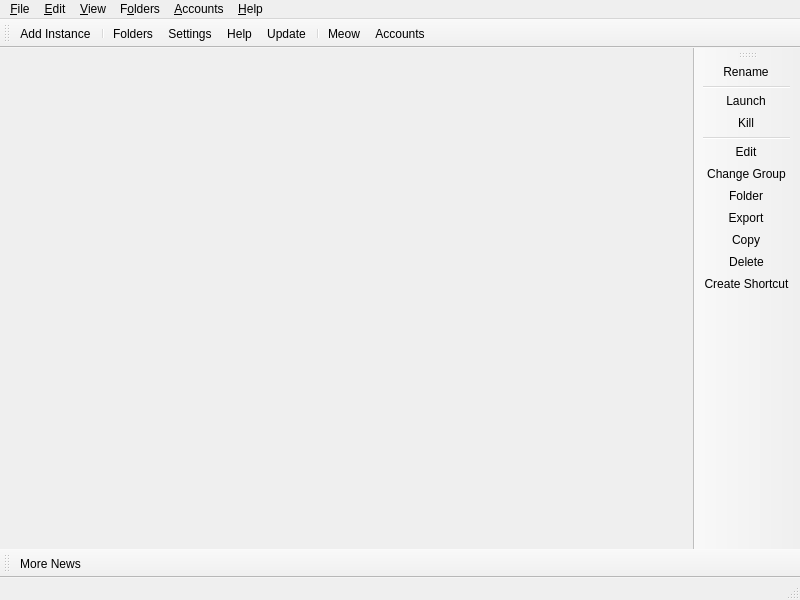
<?xml version="1.0" encoding="UTF-8"?>
<ui version="4.0">
 <class>MainWindow</class>
 <widget class="QMainWindow" name="MainWindow">
  <property name="geometry">
   <rect>
    <x>0</x>
    <y>0</y>
    <width>800</width>
    <height>600</height>
   </rect>
  </property>
  <widget class="QWidget" name="centralWidget">
   <layout class="QHBoxLayout" name="horizontalLayout">
    <property name="spacing">
     <number>0</number>
    </property>
    <property name="leftMargin">
     <number>0</number>
    </property>
    <property name="topMargin">
     <number>0</number>
    </property>
    <property name="rightMargin">
     <number>0</number>
    </property>
    <property name="bottomMargin">
     <number>0</number>
    </property>
   </layout>
  </widget>
  <widget class="QStatusBar" name="statusBar"/>
  <widget class="QToolBar" name="mainToolBar">
   <property name="windowTitle">
    <string>Main Toolbar</string>
   </property>
   <property name="allowedAreas">
    <set>Qt::ToolBarArea::BottomToolBarArea|Qt::ToolBarArea::TopToolBarArea</set>
   </property>
   <property name="toolButtonStyle">
    <enum>Qt::ToolButtonStyle::ToolButtonTextBesideIcon</enum>
   </property>
   <property name="floatable">
    <bool>false</bool>
   </property>
   <attribute name="toolBarArea">
    <enum>TopToolBarArea</enum>
   </attribute>
   <attribute name="toolBarBreak">
    <bool>false</bool>
   </attribute>
   <addaction name="actionAddInstance"/>
   <addaction name="separator"/>
   <addaction name="actionFoldersButton"/>
   <addaction name="actionSettings"/>
   <addaction name="actionHelpButton"/>
   <addaction name="actionCheckUpdate"/>
   <addaction name="separator"/>
   <addaction name="actionCAT"/>
   <addaction name="actionAccountsButton"/>
  </widget>
  <widget class="QToolBar" name="newsToolBar">
   <property name="windowTitle">
    <string>News Toolbar</string>
   </property>
   <property name="allowedAreas">
    <set>Qt::ToolBarArea::BottomToolBarArea|Qt::ToolBarArea::TopToolBarArea</set>
   </property>
   <property name="iconSize">
    <size>
     <width>16</width>
     <height>16</height>
    </size>
   </property>
   <property name="toolButtonStyle">
    <enum>Qt::ToolButtonStyle::ToolButtonTextBesideIcon</enum>
   </property>
   <property name="floatable">
    <bool>false</bool>
   </property>
   <attribute name="toolBarArea">
    <enum>BottomToolBarArea</enum>
   </attribute>
   <attribute name="toolBarBreak">
    <bool>false</bool>
   </attribute>
   <addaction name="actionMoreNews"/>
  </widget>
  <widget class="WideBar" name="instanceToolBar">
   <property name="windowTitle">
    <string>Instance Toolbar</string>
   </property>
   <property name="iconSize">
    <size>
     <width>16</width>
     <height>16</height>
    </size>
   </property>
   <property name="toolButtonStyle">
    <enum>Qt::ToolButtonStyle::ToolButtonTextBesideIcon</enum>
   </property>
   <property name="floatable">
    <bool>false</bool>
   </property>
   <property name="useDefaultAction" stdset="0">
    <bool>true</bool>
   </property>
   <attribute name="toolBarArea">
    <enum>RightToolBarArea</enum>
   </attribute>
   <attribute name="toolBarBreak">
    <bool>false</bool>
   </attribute>
   <addaction name="actionRenameInstance"/>
   <addaction name="separator"/>
   <addaction name="actionLaunchInstance"/>
   <addaction name="actionKillInstance"/>
   <addaction name="separator"/>
   <addaction name="actionEditInstance"/>
   <addaction name="actionChangeInstGroup"/>
   <addaction name="actionViewSelectedInstFolder"/>
   <addaction name="actionExportInstance"/>
   <addaction name="actionCopyInstance"/>
   <addaction name="actionDeleteInstance"/>
   <addaction name="actionCreateInstanceShortcut"/>
  </widget>
  <widget class="QMenuBar" name="menuBar">
   <property name="geometry">
    <rect>
     <x>0</x>
     <y>0</y>
     <width>800</width>
     <height>22</height>
    </rect>
   </property>
   <widget class="QMenu" name="fileMenu">
    <property name="title">
     <string>&amp;File</string>
    </property>
    <property name="toolTipsVisible">
     <bool>true</bool>
    </property>
    <addaction name="actionAddInstance"/>
    <addaction name="separator"/>
    <addaction name="actionLaunchInstance"/>
    <addaction name="actionKillInstance"/>
    <addaction name="separator"/>
    <addaction name="actionEditInstance"/>
    <addaction name="actionChangeInstGroup"/>
    <addaction name="actionViewSelectedInstFolder"/>
    <addaction name="actionExportInstance"/>
    <addaction name="actionCopyInstance"/>
    <addaction name="actionDeleteInstance"/>
    <addaction name="actionCreateInstanceShortcut"/>
    <addaction name="separator"/>
    <addaction name="actionSettings"/>
    <addaction name="actionCloseWindow"/>
   </widget>
   <widget class="QMenu" name="editMenu">
    <property name="title">
     <string>&amp;Edit</string>
    </property>
    <property name="toolTipsVisible">
     <bool>true</bool>
    </property>
    <addaction name="actionUndoTrashInstance"/>
   </widget>
   <widget class="QMenu" name="viewMenu">
    <property name="title">
     <string>&amp;View</string>
    </property>
    <property name="toolTipsVisible">
     <bool>true</bool>
    </property>
    <addaction name="actionChangeTheme"/>
    <addaction name="separator"/>
    <addaction name="actionCAT"/>
    <addaction name="actionToggleStatusBar"/>
    <addaction name="actionLockToolbars"/>
    <addaction name="separator"/>
   </widget>
   <widget class="QMenu" name="foldersMenu">
    <property name="title">
     <string>F&amp;olders</string>
    </property>
    <property name="toolTipsVisible">
     <bool>true</bool>
    </property>
    <addaction name="actionViewLauncherRootFolder"/>
    <addaction name="actionViewLogsFolder"/>
    <addaction name="separator"/>
    <addaction name="actionViewInstanceFolder"/>
    <addaction name="actionViewIconsFolder"/>
    <addaction name="actionViewCentralModsFolder"/>
    <addaction name="actionViewJavaFolder"/>
    <addaction name="actionViewSkinsFolder"/>
    <addaction name="separator"/>
    <addaction name="actionViewWidgetThemeFolder"/>
    <addaction name="actionViewIconThemeFolder"/>
    <addaction name="actionViewCatPackFolder"/>
   </widget>
   <widget class="QMenu" name="accountsMenu">
    <property name="title">
     <string>&amp;Accounts</string>
    </property>
   </widget>
   <widget class="QMenu" name="helpMenu">
    <property name="title">
     <string>&amp;Help</string>
    </property>
    <property name="toolTipsVisible">
     <bool>true</bool>
    </property>
    <addaction name="actionClearMetadata"/>
    <addaction name="actionReportBug"/>
    <addaction name="actionViewLog"/>
    <addaction name="actionAddToPATH"/>
    <addaction name="separator"/>
    <addaction name="actionMATRIX"/>
    <addaction name="actionDISCORD"/>
    <addaction name="actionREDDIT"/>
    <addaction name="separator"/>
    <addaction name="actionMoreNews"/>
    <addaction name="actionCheckUpdate"/>
    <addaction name="actionOpenWiki"/>
    <addaction name="actionAbout"/>
   </widget>
   <addaction name="fileMenu"/>
   <addaction name="editMenu"/>
   <addaction name="viewMenu"/>
   <addaction name="foldersMenu"/>
   <addaction name="accountsMenu"/>
   <addaction name="helpMenu"/>
  </widget>
  <action name="actionMoreNews">
   <property name="icon">
    <iconset theme="news"/>
   </property>
   <property name="text">
    <string>More News...</string>
   </property>
   <property name="toolTip">
    <string>Open the development blog to read more news about %1.</string>
   </property>
  </action>
  <action name="actionCAT">
   <property name="checkable">
    <bool>true</bool>
   </property>
   <property name="icon">
    <iconset theme="cat"/>
   </property>
   <property name="text">
    <string>&amp;Meow</string>
   </property>
   <property name="toolTip">
    <string>It's a fluffy kitty :3</string>
   </property>
  </action>
  <action name="actionToggleStatusBar">
   <property name="checkable">
    <bool>true</bool>
   </property>
   <property name="text">
    <string>Status Bar</string>
   </property>
  </action>
  <action name="actionLockToolbars">
   <property name="checkable">
    <bool>true</bool>
   </property>
   <property name="text">
    <string>Lock Toolbars</string>
   </property>
  </action>
  <action name="actionUndoTrashInstance">
   <property name="enabled">
    <bool>false</bool>
   </property>
   <property name="text">
    <string>&amp;Undo Last Instance Deletion</string>
   </property>
  </action>
  <action name="actionAddInstance">
   <property name="icon">
    <iconset theme="new"/>
   </property>
   <property name="text">
    <string>Add Instanc&amp;e...</string>
   </property>
   <property name="toolTip">
    <string>Add a new instance.</string>
   </property>
  </action>
  <action name="actionCheckUpdate">
   <property name="icon">
    <iconset theme="checkupdate"/>
   </property>
   <property name="text">
    <string>&amp;Update...</string>
   </property>
   <property name="toolTip">
    <string>Check for new updates for %1.</string>
   </property>
   <property name="menuRole">
    <enum>QAction::MenuRole::ApplicationSpecificRole</enum>
   </property>
  </action>
  <action name="actionSettings">
   <property name="icon">
    <iconset theme="settings"/>
   </property>
   <property name="text">
    <string>Setti&amp;ngs...</string>
   </property>
   <property name="toolTip">
    <string>Change settings.</string>
   </property>
   <property name="menuRole">
    <enum>QAction::MenuRole::PreferencesRole</enum>
   </property>
  </action>
  <action name="actionManageSkins">
   <property name="icon">
    <iconset theme="settings"/>
   </property>
   <property name="text">
    <string>Manage &amp;Skins...</string>
   </property>
  </action>
  <action name="actionManageAccounts">
   <property name="icon">
    <iconset theme="accounts"/>
   </property>
   <property name="text">
    <string>&amp;Manage Accounts...</string>
   </property>
  </action>
  <action name="actionLaunchInstance">
   <property name="icon">
    <iconset theme="launch"/>
   </property>
   <property name="text">
    <string>&amp;Launch</string>
   </property>
   <property name="toolTip">
    <string>Launch the selected instance.</string>
   </property>
  </action>
  <action name="actionKillInstance">
   <property name="icon">
    <iconset theme="status-bad"/>
   </property>
   <property name="text">
    <string>&amp;Kill</string>
   </property>
   <property name="toolTip">
    <string>Kill the running instance.</string>
   </property>
   <property name="shortcut">
    <string>Ctrl+K</string>
   </property>
  </action>
  <action name="actionRenameInstance">
   <property name="icon">
    <iconset theme="rename"/>
   </property>
   <property name="text">
    <string>Rename</string>
   </property>
   <property name="toolTip">
    <string>Rename the selected instance.</string>
   </property>
  </action>
  <action name="actionChangeInstGroup">
   <property name="icon">
    <iconset theme="tag"/>
   </property>
   <property name="text">
    <string>&amp;Change Group...</string>
   </property>
   <property name="toolTip">
    <string>Change the selected instance's group.</string>
   </property>
   <property name="shortcut">
    <string>Ctrl+G</string>
   </property>
  </action>
  <action name="actionChangeInstIcon">
   <property name="text">
    <string>Change Icon</string>
   </property>
   <property name="toolTip">
    <string>Change the selected instance's icon.</string>
   </property>
  </action>
  <action name="actionEditInstance">
   <property name="icon">
    <iconset theme="settings"/>
   </property>
   <property name="text">
    <string>&amp;Edit...</string>
   </property>
   <property name="toolTip">
    <string>Change the instance settings, mods and versions.</string>
   </property>
   <property name="shortcut">
    <string>Ctrl+I</string>
   </property>
  </action>
  <action name="actionViewSelectedInstFolder">
   <property name="icon">
    <iconset theme="viewfolder"/>
   </property>
   <property name="text">
    <string>&amp;Folder</string>
   </property>
   <property name="toolTip">
    <string>Open the selected instance's root folder in a file browser.</string>
   </property>
  </action>
  <action name="actionDeleteInstance">
   <property name="icon">
    <iconset theme="delete"/>
   </property>
   <property name="text">
    <string>Dele&amp;te</string>
   </property>
   <property name="toolTip">
    <string>Delete the selected instance.</string>
   </property>
   <property name="autoRepeat">
    <bool>false</bool>
   </property>
  </action>
  <action name="actionCopyInstance">
   <property name="icon">
    <iconset theme="copy"/>
   </property>
   <property name="text">
    <string>Cop&amp;y...</string>
   </property>
   <property name="toolTip">
    <string>Copy the selected instance.</string>
   </property>
   <property name="shortcut">
    <string>Ctrl+D</string>
   </property>
  </action>
  <action name="actionExportInstance">
   <property name="icon">
    <iconset theme="export"/>
   </property>
   <property name="text">
    <string>E&amp;xport...</string>
   </property>
   <property name="toolTip">
    <string>Export the selected instance to supported formats.</string>
   </property>
  </action>
  <action name="actionExportInstanceZip">
   <property name="icon">
    <iconset theme="launcher"/>
   </property>
   <property name="text">
    <string>Wicked Launcher (zip)</string>
   </property>
  </action>
  <action name="actionExportInstanceMrPack">
   <property name="icon">
    <iconset theme="modrinth"/>
   </property>
   <property name="text">
    <string>Modrinth (mrpack)</string>
   </property>
  </action>
  <action name="actionExportInstanceFlamePack">
   <property name="icon">
    <iconset theme="flame"/>
   </property>
   <property name="text">
    <string>CurseForge (zip)</string>
   </property>
  </action>
  <action name="actionCreateInstanceShortcut">
   <property name="icon">
    <iconset theme="shortcut"/>
   </property>
   <property name="text">
    <string>Create Shortcut</string>
   </property>
   <property name="toolTip">
    <string>Creates a shortcut on a selected folder to launch the selected instance.</string>
   </property>
  </action>
  <action name="actionNoAccountsAdded">
   <property name="icon">
    <iconset theme="noaccount"/>
   </property>
   <property name="text">
    <string>No accounts added!</string>
   </property>
  </action>
  <action name="actionNoDefaultAccount">
   <property name="checkable">
    <bool>true</bool>
   </property>
   <property name="icon">
    <iconset theme="noaccount"/>
   </property>
   <property name="text">
    <string>No Default Account</string>
   </property>
   <property name="shortcut">
    <string>Ctrl+0</string>
   </property>
  </action>
  <action name="actionCloseWindow">
   <property name="icon">
    <iconset theme="status-bad"/>
   </property>
   <property name="text">
    <string>Close &amp;Window</string>
   </property>
   <property name="toolTip">
    <string>Close the current window</string>
   </property>
   <property name="menuRole">
    <enum>QAction::MenuRole::NoRole</enum>
   </property>
  </action>
  <action name="actionViewInstanceFolder">
   <property name="icon">
    <iconset theme="viewfolder"/>
   </property>
   <property name="text">
    <string>I&amp;nstances</string>
   </property>
   <property name="toolTip">
    <string>Open the instances folder in a file browser.</string>
   </property>
  </action>
  <action name="actionViewLauncherRootFolder">
   <property name="icon">
    <iconset theme="viewfolder"/>
   </property>
   <property name="text">
    <string>Launcher &amp;Data</string>
   </property>
   <property name="toolTip">
    <string>Open the launcher's root folder in a file browser.</string>
   </property>
  </action>
  <action name="actionViewCentralModsFolder">
   <property name="icon">
    <iconset theme="centralmods"/>
   </property>
   <property name="text">
    <string>&amp;Mods (Quick Access)</string>
   </property>
   <property name="toolTip">
    <string>Open the mods folder in a file browser.</string>
   </property>
  </action>
  <action name="actionViewSkinsFolder">
   <property name="icon">
    <iconset theme="viewfolder"/>
   </property>
   <property name="text">
    <string>&amp;Skins</string>
   </property>
   <property name="toolTip">
    <string>Open the skins folder in a file browser.</string>
   </property>
  </action>
  <action name="actionViewIconsFolder">
   <property name="icon">
    <iconset theme="viewfolder"/>
   </property>
   <property name="text">
    <string>Instance &amp;Icons</string>
   </property>
   <property name="toolTip">
    <string>Open the instance icons folder in a file browser.</string>
   </property>
  </action>
  <action name="actionViewLogsFolder">
   <property name="icon">
    <iconset theme="viewfolder"/>
   </property>
   <property name="text">
    <string>Launcher &amp;Logs</string>
   </property>
   <property name="toolTip">
    <string>Open the logs folder in a file browser.</string>
   </property>
  </action>
  <action name="actionChangeTheme">
   <property name="text">
    <string>Themes</string>
   </property>
  </action>
  <action name="actionReportBug">
   <property name="icon">
    <iconset theme="bug"/>
   </property>
   <property name="text">
    <string>Report a Bug or Suggest a Feature</string>
   </property>
   <property name="toolTip">
    <string>Open the bug tracker to report a bug with %1.</string>
   </property>
  </action>
  <action name="actionDISCORD">
   <property name="icon">
    <iconset theme="discord"/>
   </property>
   <property name="text">
    <string>&amp;Discord Guild</string>
   </property>
   <property name="toolTip">
    <string>Open %1 Discord guild.</string>
   </property>
  </action>
  <action name="actionMATRIX">
   <property name="icon">
    <iconset theme="matrix"/>
   </property>
   <property name="text">
    <string>&amp;Matrix Space</string>
   </property>
   <property name="toolTip">
    <string>Open %1 Matrix space.</string>
   </property>
  </action>
  <action name="actionREDDIT">
   <property name="icon">
    <iconset theme="reddit-alien"/>
   </property>
   <property name="text">
    <string>Sub&amp;reddit</string>
   </property>
   <property name="toolTip">
    <string>Open %1 subreddit.</string>
   </property>
  </action>
  <action name="actionAbout">
   <property name="icon">
    <iconset theme="about"/>
   </property>
   <property name="text">
    <string>&amp;About %1</string>
   </property>
   <property name="toolTip">
    <string>View information about %1.</string>
   </property>
   <property name="menuRole">
    <enum>QAction::MenuRole::AboutRole</enum>
   </property>
  </action>
  <action name="actionClearMetadata">
   <property name="icon">
    <iconset theme="refresh"/>
   </property>
   <property name="text">
    <string>&amp;Clear Metadata Cache</string>
   </property>
   <property name="toolTip">
    <string>Clear cached metadata</string>
   </property>
  </action>
  <action name="actionViewLog">
   <property name="icon">
    <iconset theme="log"/>
   </property>
   <property name="text">
    <string>View logs</string>
   </property>
   <property name="toolTip">
    <string>View current and previous launcher logs</string>
   </property>
  </action>
  <action name="actionAddToPATH">
   <property name="icon">
    <iconset theme="custom-commands"/>
   </property>
   <property name="text">
    <string>Install to &amp;PATH</string>
   </property>
   <property name="toolTip">
    <string>Install a %1 symlink to /usr/local/bin</string>
   </property>
  </action>
  <action name="actionFoldersButton">
   <property name="icon">
    <iconset theme="viewfolder"/>
   </property>
   <property name="text">
    <string>Folders</string>
   </property>
   <property name="toolTip">
    <string>Open one of the folders shared between instances.</string>
   </property>
  </action>
  <action name="actionHelpButton">
   <property name="icon">
    <iconset theme="help"/>
   </property>
   <property name="text">
    <string>Help</string>
   </property>
   <property name="toolTip">
    <string>Get help with %1 or Minecraft.</string>
   </property>
  </action>
  <action name="actionAccountsButton">
   <property name="icon">
    <iconset theme="noaccount"/>
   </property>
   <property name="text">
    <string>Accounts</string>
   </property>
  </action>
  <action name="actionOpenWiki">
   <property name="icon">
    <iconset theme="help"/>
   </property>
   <property name="text">
    <string>%1 &amp;Wiki</string>
   </property>
   <property name="toolTip">
    <string>Open the %1 wiki</string>
   </property>
  </action>
  <action name="actionViewWidgetThemeFolder">
   <property name="icon">
    <iconset theme="viewfolder"/>
   </property>
   <property name="text">
    <string>&amp;Widget Themes</string>
   </property>
   <property name="toolTip">
    <string>Open the widget themes folder in a file browser.</string>
   </property>
  </action>
  <action name="actionViewIconThemeFolder">
   <property name="icon">
    <iconset theme="viewfolder"/>
   </property>
   <property name="text">
    <string>I&amp;con Themes</string>
   </property>
   <property name="toolTip">
    <string>Open the icon theme folder in a file browser.</string>
   </property>
  </action>
  <action name="actionViewCatPackFolder">
   <property name="icon">
    <iconset theme="viewfolder"/>
   </property>
   <property name="text">
    <string>&amp;Cat Packs</string>
   </property>
   <property name="toolTip">
    <string>Open the cat packs folder in a file browser.</string>
   </property>
  </action>
  <action name="actionViewJavaFolder">
   <property name="icon">
    <iconset theme="viewfolder"/>
   </property>
   <property name="text">
    <string>&amp;Auto Downloaded Java</string>
   </property>
   <property name="toolTip">
    <string>Open the Java folder in a file browser. Only available if the built-in Java downloader is used.</string>
   </property>
  </action>
 </widget>
 <customwidgets>
  <customwidget>
   <class>WideBar</class>
   <extends>QToolBar</extends>
   <header>ui/widgets/WideBar.h</header>
  </customwidget>
 </customwidgets>
 <resources/>
 <connections/>
</ui>
